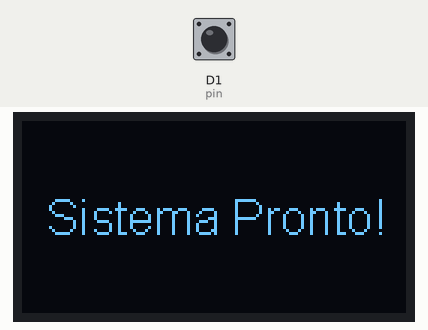
Recording of a sketch running on a simulated ESP8266 (NodeMCU). Shown: 128×64 one-colour display. The inputs (shaded band) are chosen by the test bench; at power-on: D1 (pin) HIGH. WiFi joins after 1.5 s; servers stay silent unless stated; what the sketch prints to the serial monitor is not drawn.

Above: at 2.7 s.
2.8 s: D1 (pin) pulsed LOW 5 times (0.12 s each, 0.3 s apart)
At 3.8 s:
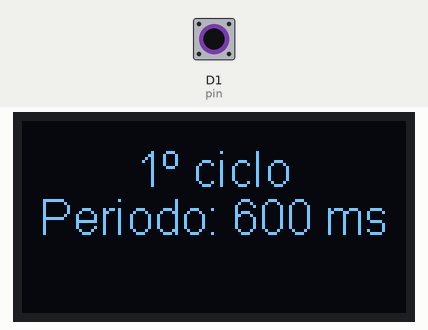
5.8 s: D1 (pin) driven LOW
At 6.8 s:
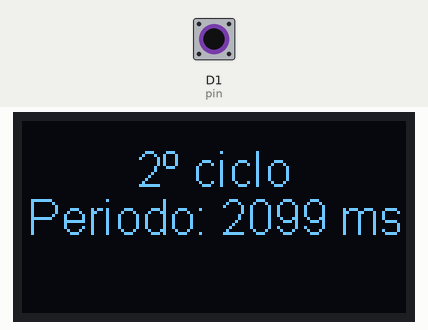
Timing chart, 0 to 8.8 s (numbered marks = the images above; inputs shaded):
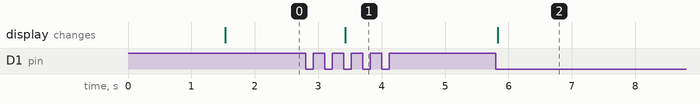

Measured:
- after the input at 2.8 s, the display: changes after 0.63 s (image 1)
- after the input at 5.8 s, the display: changes at once (image 2)

The sketch:

Pendulo_firebase_esp8266.ino
```cpp
#include <ESP8266WiFi.h>
#include <ESP8266WebServer.h>
#include <WiFiManager.h>
#include <FirebaseArduino.h>
#include <Ticker.h>
#include <Wire.h>
#include "SSD1306Wire.h" // legacy include: `#include "SSD1306.h"`
#define FIREBASE_HOST "fisica-5ef2d.firebaseio.com"
#define FIREBASE_AUTH "6QDWXGcLikrjXUQ4xw5yzp0eUeYhjInAM2PpKLbF"
#define PUBLISH_INTERVAL 1000
#define SSID "ESP12E_AP_MODE"
#define PASSWRORD "12345678"
#define SDA_PIN D4
#define SCL_PIN D3
#define pin D1

SSD1306Wire  display(0x3c, SDA_PIN, SCL_PIN);
bool status;
int count = 0;


void setup() {
  Serial.begin(115200);
  wifiSetup();
  firebaseSetup();
  oledSetup();
  pinMode(pin, INPUT);
  display.setTextAlignment(TEXT_ALIGN_CENTER_BOTH);
  display.setFont(ArialMT_Plain_16);
  oledNewMessage(display.getWidth() / 2, display.getHeight() / 2, "Sistema Pronto!");
}

void loop() {
  uint32_t time1, time2, time3;
  if (sensor()) {
    time1 = millis();
    while (sensor()) {
      yield();
      ESP.wdtFeed();
    }
    while (!sensor()) {
      time2 = millis();
      yield(); ESP.wdtFeed();
    }
    while (sensor()) {
      yield();
      ESP.wdtFeed();
    }
    while (!sensor()) {
      time3 = millis();
      yield(); ESP.wdtFeed();
    }
    count++;
    oledNewMessage(display.getWidth() / 2, display.getHeight() / 2-16, String(count) + "º ciclo");
    oledAddMessage(display.getWidth() / 2, display.getHeight() / 2, "Periodo: " + String(time3 - time1) + " ms");
    Serial.print(String(count) + "º ciclo / ");
    Serial.println("Periodo: " + String(time3 - time1) + " ms");
    Firebase.pushInt("pendulo/periodo", (int)time3 - time1);
    if (Firebase.failed()) {
      Serial.print("failed:");
      Serial.println(Firebase.error());
    }
  }
}

bool sensor() {
  return !digitalRead(pin);
}

void wifiSetup() {
  WiFiManager WFManager;
  if (!WFManager.autoConnect(SSID, PASSWRORD)) {
    delay(3000);
    //Reinicia o ESP e tenta novamente ou entra em sono profundo (DeepSleep)
    ESP.reset();
  }
}

void firebaseSetup() {
  Firebase.begin(FIREBASE_HOST, FIREBASE_AUTH);
  //  Firebase.setBool("lamp", false);
  //  Firebase.setBool("presence", false);
}
/****************** FUNÇÕES P/ OLED ***********************************/
void oledSetup(){
    display.init();
  display.flipScreenVertically();
  display.setContrast(255);
  }
void oledNewMessage(int16_t x, int16_t y, String msg) {
  display.clear();
  display.drawStringMaxWidth(x, y, display.getWidth(), msg);
  display.display();
}
void oledAddMessage(int16_t x, int16_t y, String msg) {
  display.drawStringMaxWidth(x, y, display.getWidth(), msg);
  display.display();
}
```
